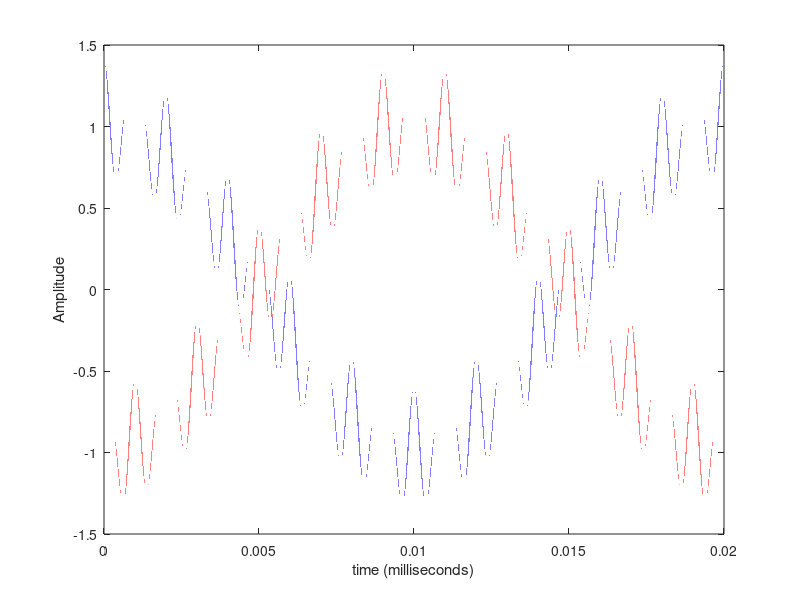
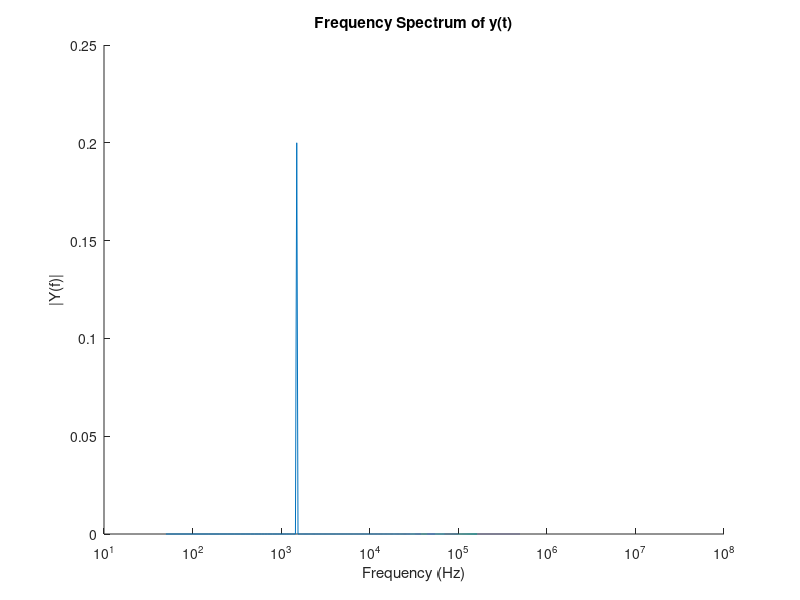

MATLAB code to generate these figures, in order:
clear all;

fs = 100*(10^6);  %sample frequency in Hz
T  = 1/fs;        %sample period in sec
L  = 2*10^6;        %signal length
t  = (0:L-1) * T; %time vector

A1 = 1.0; %amplitude of x1 (first signal)
A2 = 0.2; %amplitude of x2 (second signal)
A3 = 0.2; %amplitude of x3 (Third signal)

f1 = 50;   %frequency of x1
f2 = 1000;  %frequency of x2
f3 = 1500;  %frequency of x2

x1 = A1*cos(2*pi*f1*t); % Vo*Sin(w1t)    
x2 = A2*cos(2*pi*f2*t); % Vcm*cos(w2t)
x3 = A3*cos(2*pi*f3*t); % Vdm*cos(w3t)

y1 = x1+x2+x3;
y2 = -x1+x2-x3;

% % Computing Vcm and Vdm in time domain
% Vcm_td = (y1+y2)/2;
% 
% Vdm_td = ((y1-y2)/2)-x1;

%%
%Plot signal
figure;
set(gcf,'Color','w'); %Make the figure background white

plot(t,y1,'b'); % Plot time domain Vphase and Vneutral
hold on;
plot(t,y2,'r');
% hold on;
% plot(t,x3);
% set(gca,'Box','on'); %Axes on left and bottom only
% str = sprintf('Signal with %dHz and %dHz components',f1,f2);
% title(str);
xlabel('time (milliseconds)');
ylabel('Amplitude');


%%
%Calculate spectrum
Y1 = fft(y1)/L;
Y2 = fft(y2)/L;
X1 = fft(x1)/L;

Vcm_fd = (Y1+Y2)/2;
Vdm_fd = ((Y1-Y2)/2)-X1;

ampV = 2*abs(Vdm_fd(1:L/2+1)); % to compute magnitude of complex FFT
f = fs/2*linspace(0,1,L/2+1);
% i = L/fs * (max(f1,f2)) + 1; %show only part of the spectrum

%Plot spectrum.
figure;
set(gcf,'Color','w');  %Make the figure background white
% plot(f(1:i), ampY(1:i));
plot(f, ampV);
set(gca,'Box','off');  %Axes on left and bottom only
set(gca,'xscale','log');  
title('Frequency Spectrum of y(t)');
xlabel('Frequency (Hz)');
ylabel('|Y(f)|');